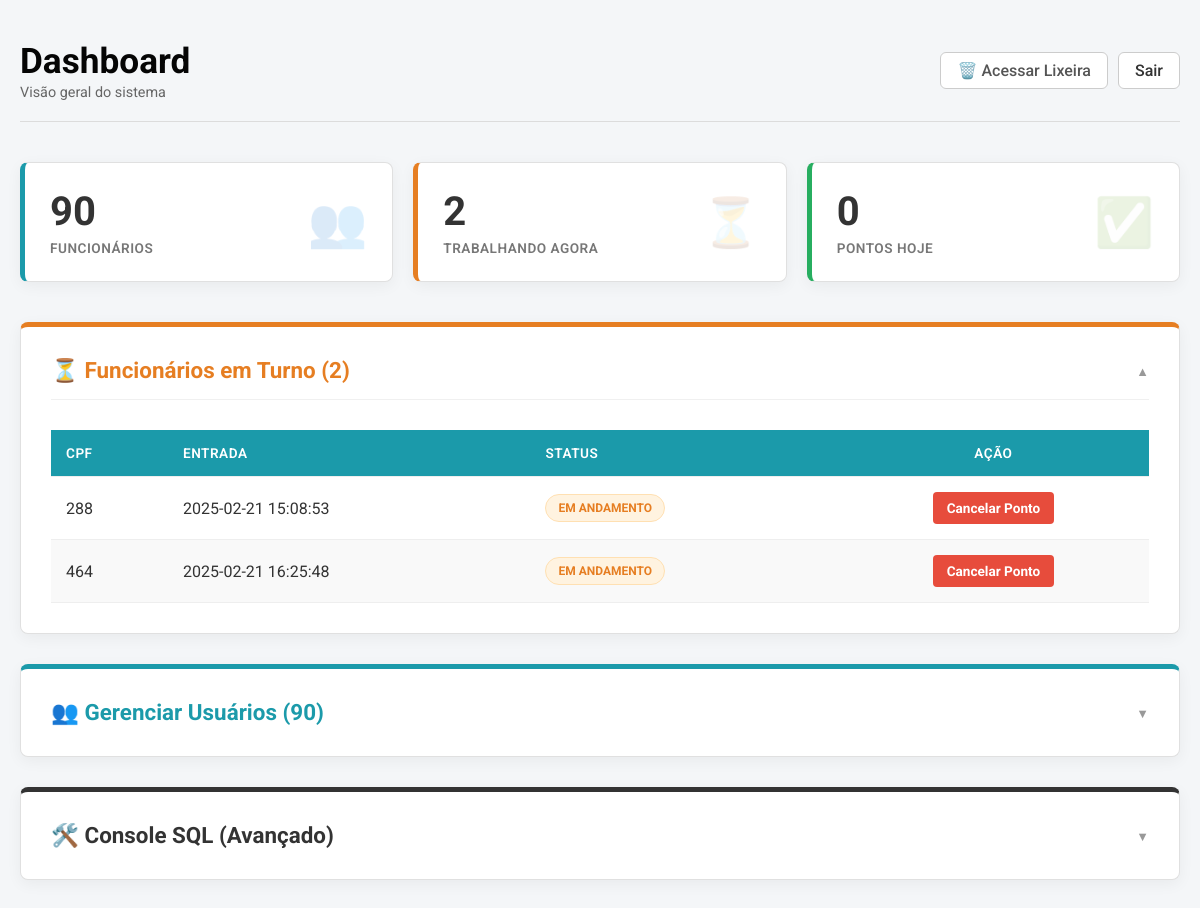
Page /adm.php (signed in) on the earlier database version.
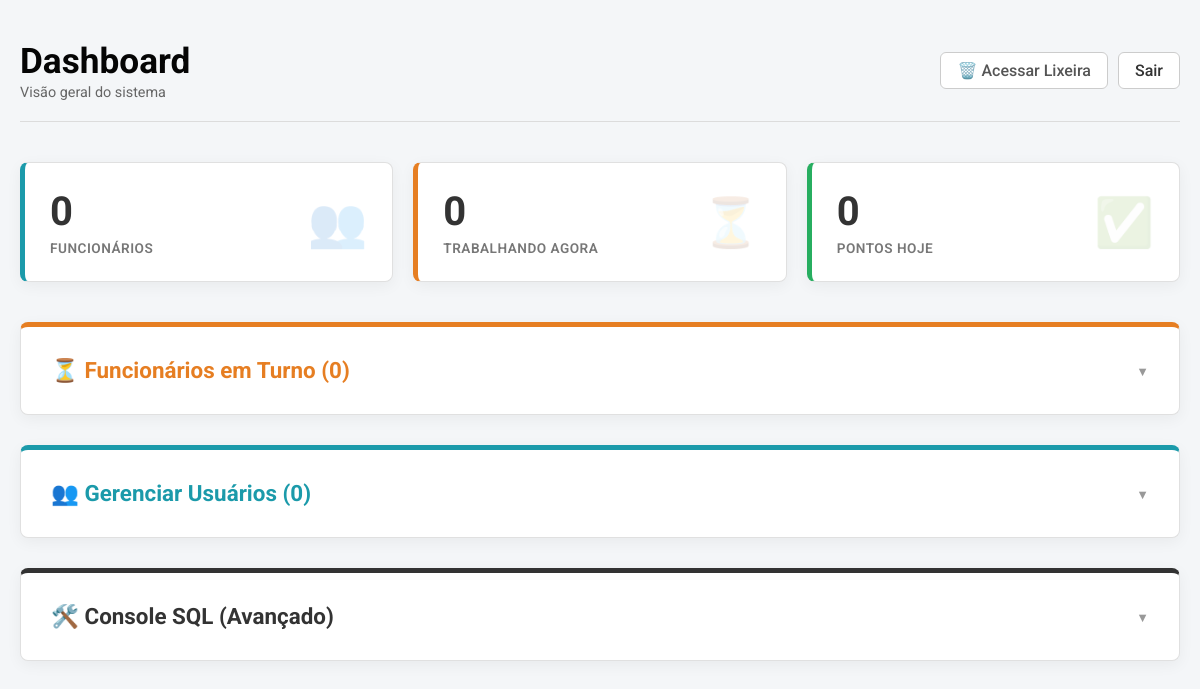
Same page on the later database version.
### tables this page shows
CREATE TABLE temp (cpf INTEGER NOT NULL, entrada datetime, FOREIGN KEY(cpf) REFERENCES usuarios (cpf));

### adm.php (the view, shortened to what this page needs)
<?php
$dbPath = "./DB/db_pontos.db";
$db = new SQLite3($dbPath);
$countUsers = $db->querySingle("SELECT COUNT(*) FROM usuarios");
$countWorking = $db->querySingle("SELECT COUNT(*) FROM temp");
$today = date('Y-m-d');
$countPontosHoje = $db->querySingle("SELECT COUNT(*) FROM pontos WHERE date(entrada) = '$today'");
$registrosTemp = [];
$res = $db->query("SELECT * FROM temp");
while ($row = $res->fetchArray(SQLITE3_ASSOC)) $registrosTemp[] = $row;
?>
<!DOCTYPE html>
<html lang="pt-BR">
<head>
    <link rel="stylesheet" href="./styles/styleadm.css">
</head>
<body>
    <div class="main-container">
        <div class="header-section">
            <div>
                <h1>Dashboard</h1>
                <span style="color: #666; font-size: 0.9rem;">Visão geral do sistema</span>
            </div>
            <div class="header-actions">
                <a href="lixeira.php" class="btn-trash" target="_blank">🗑️ Acessar Lixeira</a>
                <a href="login.php" class="btn-logout">Sair</a>
            </div>
        </div>
        <div class="dashboard-grid">
            <div class="stat-card blue">
                <div class="stat-info"><h3><?php echo $countUsers; ?></h3><p>Funcionários</p></div>
                <div class="stat-icon">👥</div>
            </div>
            <div class="stat-card orange">
                <div class="stat-info"><h3><?php echo $countWorking; ?></h3><p>Trabalhando Agora</p></div>
                <div class="stat-icon">⏳</div>
            </div>
            <div class="stat-card green">
                <div class="stat-info"><h3><?php echo $countPontosHoje; ?></h3><p>Pontos Hoje</p></div>
                <div class="stat-icon">✅</div>
            </div>
        </div>
        <details class="card" style="border-top-color: #e67e22;" <?php if(count($registrosTemp) > 0) echo 'open'; ?>>
            <summary>
                <h2 style="color: #e67e22;">⏳ Funcionários em Turno (<?php echo count($registrosTemp); ?>)</h2>
                <div class="toggle-icon"></div>
            </summary>
            <div class="card-content">
                <div class="table-responsive">
                    <?php if (count($registrosTemp) > 0): ?>
                    <table>
                        <thead>
                            <tr>
                                <th>CPF</th>
                                <th>Entrada</th>
                                <th>Status</th>
                                <th style="text-align: center;">Ação</th>
                            </tr>
                        </thead>
                        <tbody>
                            <?php foreach ($registrosTemp as $reg) { ?>
                            <tr>
                                <td><?php echo $reg['cpf']; ?></td>
                                <td><?php echo $reg['entrada']; ?></td>
                                <td><span class="badge badge-working">Em andamento</span></td>
                                <td style="text-align: center;">
                                    <form method="post" onsubmit="return confirm('Mover este ponto para a LIXEIRA? Isso encerrará o ponto com o horário atual.');">
                                        <button class="btn-delete" type="submit" name="excluir_registro_temp">Cancelar Ponto</button>
                                    </form>
                                </td>
                            </tr>
                            <?php } ?>
                        </tbody>
                    </table>
                    <?php else: ?><p>Nenhum ponto em aberto no momento.</p><?php endif; ?>
                </div>
            </div>
        </details>
        <details class="card">
            <summary>
                <h2>👥 Gerenciar Usuários (<?php echo $countUsers; ?>)</h2>
                <div class="toggle-icon"></div>
            </summary>
        </details>
        <details class="card" style="border-top-color: #333;">
            <summary>
                <h2 style="color: #333;">🛠️ Console SQL (Avançado)</h2>
                <div class="toggle-icon"></div>
            </summary>
        </details>
    </div>
</body>
</html>

### styles/styleadm.css (style rules this page uses)
:root { --first-color: #1b9aaa; --first-color-hover: #157a8a; --second-color: #050505; --danger-color: #e74c3c; --danger-hover: #c0392b; --warning-color: #f39c12; --warning-hover: #d68910; --success-color: #27ae60; --bg-color: #f4f6f8; --card-color: #ffffff; --text-color: #333; --border-color: #e0e0e0; }
* { box-sizing: border-box; }
body { font-family: 'Roboto', sans-serif; background-color: var(--bg-color); color: var(--text-color); margin: 0; padding: 40px 20px; }
.main-container { max-width: 1200px; margin: 0 auto; display: flex; flex-direction: column; gap: 30px; }
.header-section { display: flex; justify-content: space-between; align-items: center; margin-bottom: 10px; padding-bottom: 20px; border-bottom: 1px solid #dcdcdc; }
.header-section h1 { font-size: 2.2rem; color: var(--second-color); margin: 0; }
.btn-logout { text-decoration: none; color: var(--text-color); font-weight: 500; padding: 8px 16px; background: #fff; border: 1px solid #ccc; border-radius: 6px; transition: all 0.3s; }
.dashboard-grid { display: grid; grid-template-columns: repeat(auto-fit, minmax(280px, 1fr)); gap: 20px; margin-bottom: 10px; }
.stat-card { background-color: var(--card-color); padding: 25px; border-radius: 8px; border: 1px solid var(--border-color); border-left: 5px solid var(--first-color); box-shadow: 0 4px 15px rgba(0, 0, 0, 0.05); display: flex; justify-content: space-between; align-items: center; }
.stat-card.blue { border-left-color: #1b9aaa; }
.stat-card.orange { border-left-color: #e67e22; }
.stat-card.green { border-left-color: #27ae60; }
.stat-info h3 { margin: 0; font-size: 2.5rem; color: var(--text-color); font-weight: 700; }
.stat-info p { margin: 5px 0 0; color: #777; font-size: 0.85rem; font-weight: 600; text-transform: uppercase; letter-spacing: 0.5px; }
.stat-icon { font-size: 3rem; opacity: 0.15; }
.card { background-color: var(--card-color); border-radius: 8px; padding: 30px; border: 1px solid var(--border-color); border-top: 5px solid var(--first-color); box-shadow: 0 4px 15px rgba(0, 0, 0, 0.05); }
.card h2 { margin-top: 0; color: var(--first-color); font-size: 1.4rem; margin-bottom: 20px; display: flex; align-items: center; gap: 10px; border-bottom: 1px solid #f0f0f0; padding-bottom: 15px; }
.table-responsive { overflow-x: auto; }
table { width: 100%; border-collapse: collapse; margin-top: 10px; }
table th, table td { padding: 15px; text-align: left; border-bottom: 1px solid #eee; }
table th { background-color: var(--first-color); color: white; font-weight: 600; text-transform: uppercase; font-size: 0.85rem; letter-spacing: 0.5px; }
table tr:nth-child(even) { background-color: #f9f9f9; }
.badge { padding: 6px 12px; border-radius: 20px; font-size: 0.75rem; font-weight: 700; text-transform: uppercase; display: inline-block; }
.badge-working { background-color: #fff3e0; color: #e67e22; border: 1px solid #ffe0b2; }
button { cursor: pointer; font-family: inherit; }
.btn-delete { background-color: var(--danger-color); color: white; padding: 8px 14px; border: none; border-radius: 4px; font-size: 0.85rem; font-weight: bold; transition: background 0.3s; }

### adm.php (style rules this page uses)
summary { list-style: none; display: flex; justify-content: space-between; align-items: center; cursor: pointer; outline: none; }
.card h2 { border: none; margin-bottom: 0; padding-bottom: 0; width: 100%; }
.toggle-icon::after { content: '▼'; font-size: 0.8rem; color: #999; }
.btn-trash { text-decoration: none; color: #555; background-color: #fff; border: 1px solid #ccc; font-weight: 500; padding: 8px 16px; border-radius: 6px; transition: all 0.3s; display: flex; align-items: center; gap: 5px; }
.header-actions { display: flex; gap: 10px; }
details[open] .card-content { padding-top: 20px; border-top: 1px solid #f0f0f0; margin-top: 15px; }
details[open] .toggle-icon::after { content: '▲'; }

Differences in the rows shown:
removed temp: cpf "288", entrada "2025-02-21 15:08:53"
removed temp: cpf "464", entrada "2025-02-21 16:25:48"
Other differences:
$countUsers: "90" → "0"
$countWorking: "2" → "0"
count($registrosTemp): "2" → "0"
text no longer shown: "CPF ENTRADA STATUS AÇÃO"
